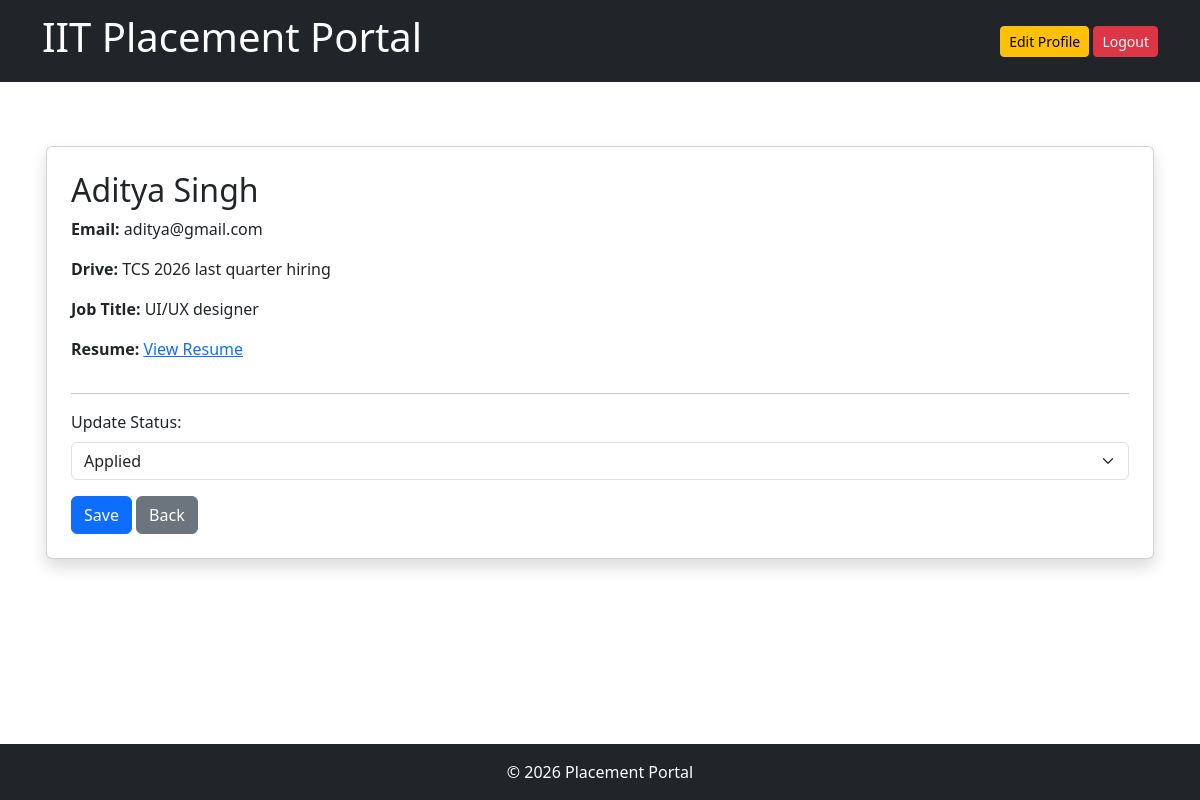
The page /company_dashboard/review_application/1 (signed in) on the database its author committed.
### Mad placement app/models.py (models this page shows)
class Student(db.Model):
    __tablename__ = "students"
    id = db.Column(db.Integer, db.ForeignKey('users.id'), primary_key=True)
    first_name = db.Column(db.String(50), nullable=False)
    last_name = db.Column(db.String(50), nullable=False)
    email = db.Column(db.String(100), unique=True, nullable=False)
    date_of_birth = db.Column(db.Date, nullable=False)
    phone = db.Column(db.String(20), nullable=False)
    address = db.Column(db.String(200), nullable=False)
    gender = db.Column(db.String(10), nullable=False)
    ug_collage_name = db.Column(db.String(100), nullable=False)
    ug_degree = db.Column(db.String(50), nullable=False)
    ug_branch = db.Column(db.String(50), nullable=False)
    ug_graduation_year = db.Column(db.Integer, nullable=False)
    ug_cgpa = db.Column(db.Float, nullable=False)
    pg_collage_name = db.Column(db.String(100),nullable=True)
    pg_degree = db.Column(db.String(50),nullable=True)
    pg_branch = db.Column(db.String(50),nullable=True)
    pg_graduation_year = db.Column(db.Integer,nullable=True)
    pg_cgpa = db.Column(db.Float,nullable=True)
    resume = db.Column(db.String(200),nullable=True)
    user = db.relationship('User', back_populates='student')
    applications = db.relationship('Application', back_populates='student')

class Placement_drive(db.Model):
    __tablename__ = "placement_drive"
    drive_id = db.Column(db.Integer, primary_key=True)
    company_id = db.Column(db.Integer, db.ForeignKey('companies.id'), nullable=False)
    drive_name = db.Column(db.String(100), nullable=False)
    job_title = db.Column(db.String(100), nullable=False)
    description = db.Column(db.Text, nullable=False)
    eligibility = db.Column(db.String(200), nullable=False)
    application_deadline = db.Column(db.Date, nullable=False)
    status = db.Column(db.String(20), nullable=False,  default="pending")
    company = db.relationship('Company', back_populates='placement_drives')
    applications = db.relationship('Application', back_populates='placement_drive')

class Application(db.Model):
    __tablename__ = "application"
    application_id = db.Column(db.Integer, primary_key=True)
    student_id = db.Column(db.Integer, db.ForeignKey('students.id'), nullable=False)
    placement_drive_id = db.Column(db.Integer, db.ForeignKey('placement_drive.drive_id'), nullable=False)
    status = db.Column(db.String(20), nullable=False)
    student = db.relationship('Student', back_populates='applications')
    placement_drive = db.relationship('Placement_drive', back_populates='applications')

### Mad placement app/app.py (the view)
@app.route("/company_dashboard/review_application/<int:application_id>", methods=["GET", "POST"])
def review_application(application_id):
    if session.get("role") != "company":
        return "Unauthorized access"
    application = Application.query.get(application_id)
    if not application:
        return "Application not found"
    if application.placement_drive.company_id != session.get("user_id"):
        return "Unauthorized access"
    if request.method == "POST":
        status = request.form.get("status")
        application.status = status
        db.session.commit()
        return redirect(url_for("view_applications", drive_id=application.placement_drive_id))
    return render_template("review_application.html", application=application)

### Mad placement app/templates/review_application.html (shortened to what this page needs)
{% extends 'base.html' %}
{% block content %}
<div class="card p-4 shadow mb-3 mt-4">
    <h2>{{ application.student.first_name }} {{ application.student.last_name }}</h2>
    <p><strong>Email:</strong> {{ application.student.email }}</p>
    <p><strong>Drive:</strong> {{ application.placement_drive.drive_name }}</p>
    <p><strong>Job Title:</strong> {{ application.placement_drive.job_title }}</p>
    <p><strong>Resume:</strong> <a href="{{ application.student.resume }}">View Resume</a></p>
    <hr>
    <form method="POST">
        <label class="form-label">Update Status:</label>
        <select name="status" class="form-select mb-3">
            <option value="applied" {% if application.status == "applied" %}selected{% endif %}>Applied</option>
        </select>
        <button type="submit" class="btn btn-primary">Save</button>
        <a href="{{ url_for('view_applications', drive_id=application.placement_drive_id) }}" class="btn btn-secondary">Back</a>
    </form>
</div>
{% endblock %}

### rows shown on the page
Student: student.first_name "Aditya", student.last_name "Singh", student.email "aditya@gmail.com"
Placement_drive: placement_drive.drive_name "TCS 2026 last quarter hiring", placement_drive.job_title "UI/UX designer"
Application: status "Applied"
